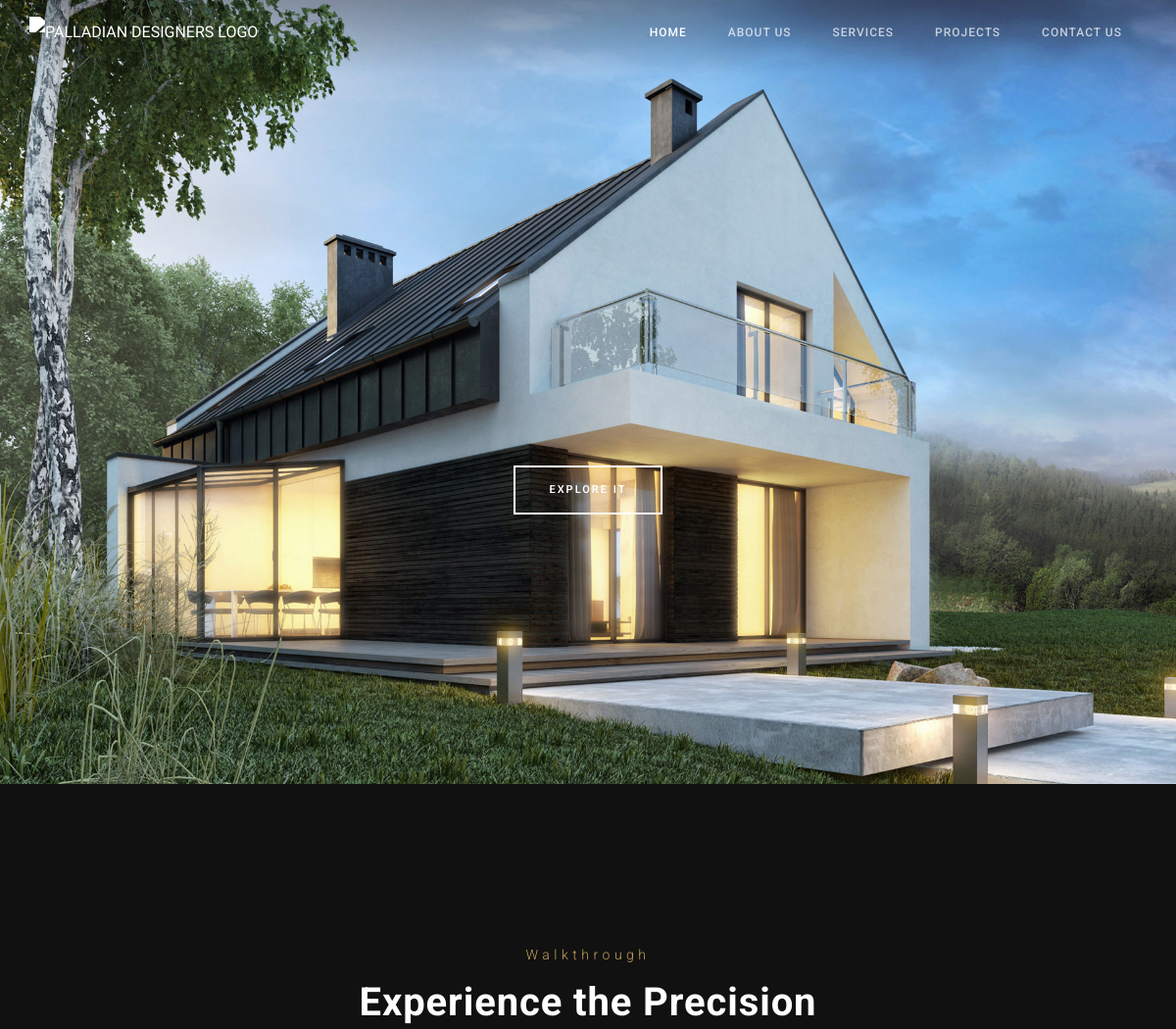
The app's page / (upper part), older data.
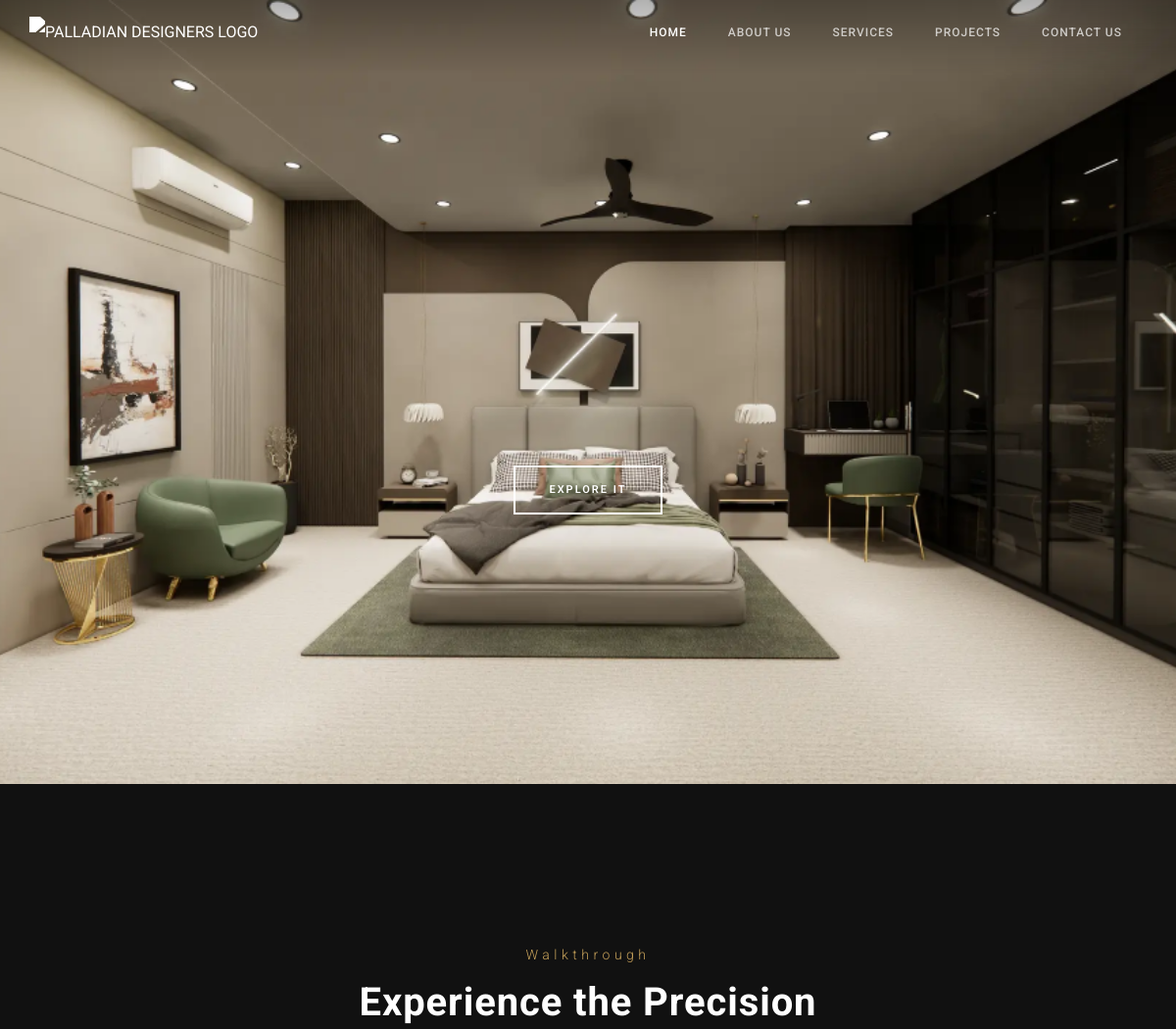
The same page, newer data.
### core/models.py (models this page shows, shortened)
class BaseModel(models.Model):
    created_at = models.DateTimeField(auto_now_add = True, blank = True, null = True)
    updated_at = models.DateField(auto_now = True, blank = True, null = True)
    class Meta:
        abstract = True

class Slider(BaseModel):
    slider_image = ResizedImageField(force_format="WEBP", quality=75, upload_to="slider_images/")
    is_visible = models.BooleanField(default = True)

### core/views.py (the view)
# urls.py: path('', index, name="index"),
def index(request):
    slider_img = Slider.objects.filter(is_visible = True).last()
    projects = Project.objects.filter(is_featured=True).order_by("-year")
    testimonials = ClientReview.objects.all().order_by('-created_at')
    about = AboutUs.objects.first()
    top_clients = ClientPage.objects.all()[0:4]
    year = about.year if about else 0
    walkthroughs = Walkthrough.objects.all().first()
    context = {
        "slider_img": slider_img,
        "projects": projects,
        "testimonials": testimonials,
        "about": about,
        "total_company_years": year,
        "top_clients": top_clients,
        "walkthrough": walkthroughs
    }
    return render(request, 'index.html', context)

### core/context_processors.py (called while the page is built)
def footer(request):
    current_year = datetime.now().year
    footer_content = FooterContent.objects.first()
    return {"footer_content": footer_content, "current_year": current_year}

### templates/index.html (shortened to what this page needs)
{% extends "base.html" %}
{% load static %}
{% block content %}
<div class="row">
    <div class="col-xs-12 no-padd">
        <div class="container-fluid top-banner no-padd big fullheight light" style="position:relative; overflow:hidden;">
            {% if slider_img %}
                <img src="{{ slider_img.slider_image.url }}?v=2" class="s-img-switch" alt="top-banner image" style="position:absolute;top:0;left:0;width:100%;height:100%;object-fit:cover;z-index:0;" />
            {% endif %}
            <div class="content" style="position:relative; z-index:2; text-align:center; padding-top:220px; padding-bottom:60px;">
                <div style="display:flex; gap:18px; justify-content:center; flex-wrap:wrap;">
                    <a href="{% url 'projects' %}" class="a-btn creative" style="border:2px solid #fff; color:#fff; padding:14px 34px; font-weight:600; letter-spacing:2px; text-decoration:none; text-transform:uppercase;">
                        <span class="a-btn-line"></span>EXPLORE IT
                    </a>
                </div>
            </div>
            <div class="top-banner-cursor"></div>
        </div>
    </div>
</div>
<div class="walkthrough-outer">
    <div class="container">
        <div class="heading Center light" style="margin-bottom:60px; position:relative; z-index:1;">
            <div class="subtitle" style="color:var(--gold);">Walkthrough</div>
            <h2 class="title" style="color:#fff;">Experience the Precision</h2>
        </div>
    </div>
</div>
{% endblock content %}

Row changes from the older to the newer data that the page shows:
changed Slider: slider_image: a different picture
